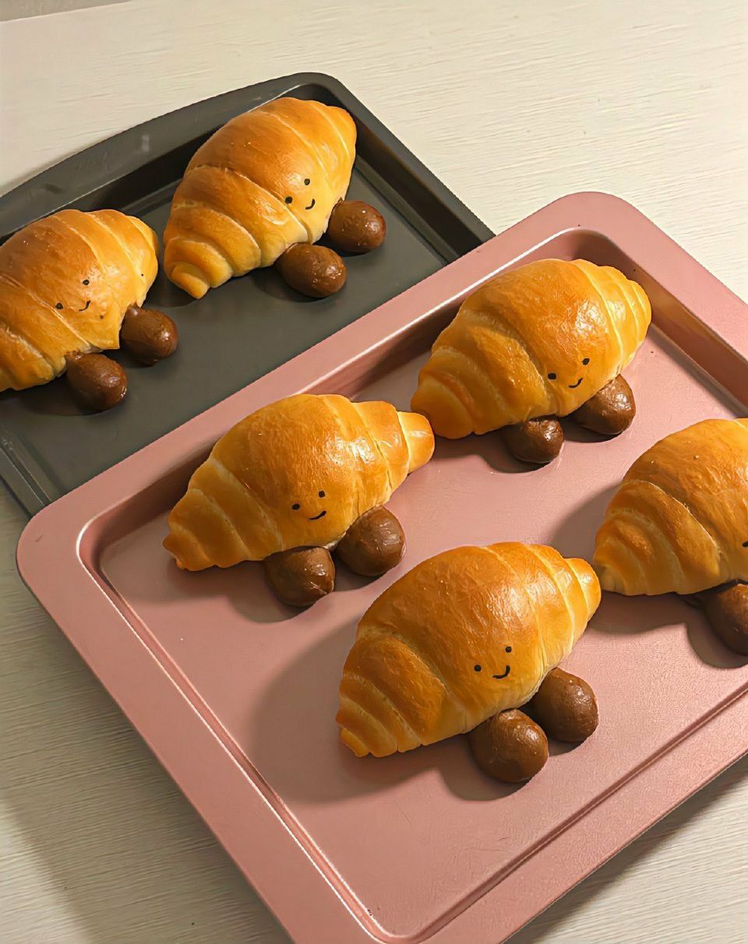
#> input picture 5.2/image.png, 748 x 944 px, shrunk from 960 x 1212 before the run, found by its file name
$ python c_invert.py
#> lines starting #> are read from the running program, lines starting #| are printed output that depends on the picture
from PIL import Image

img_bread = Image.open("5.2/image.png").load()
img_output = Image.open("5.2/image.png")
#> img_output is the input picture: PIL image 748x944 RGB; mean R, G, B 171.9, 130.7, 95.1

width = img_output.width
#> width = 748
height = img_output.height
#> height = 944

for x in range(width):
    for y in range(height):
        r = img_bread[x,y][0]
        g = img_bread[x,y][1]
        b = img_bread[x,y][2]

        img_output.putpixel((x,y),((255-r),(255-g),(255-b)))
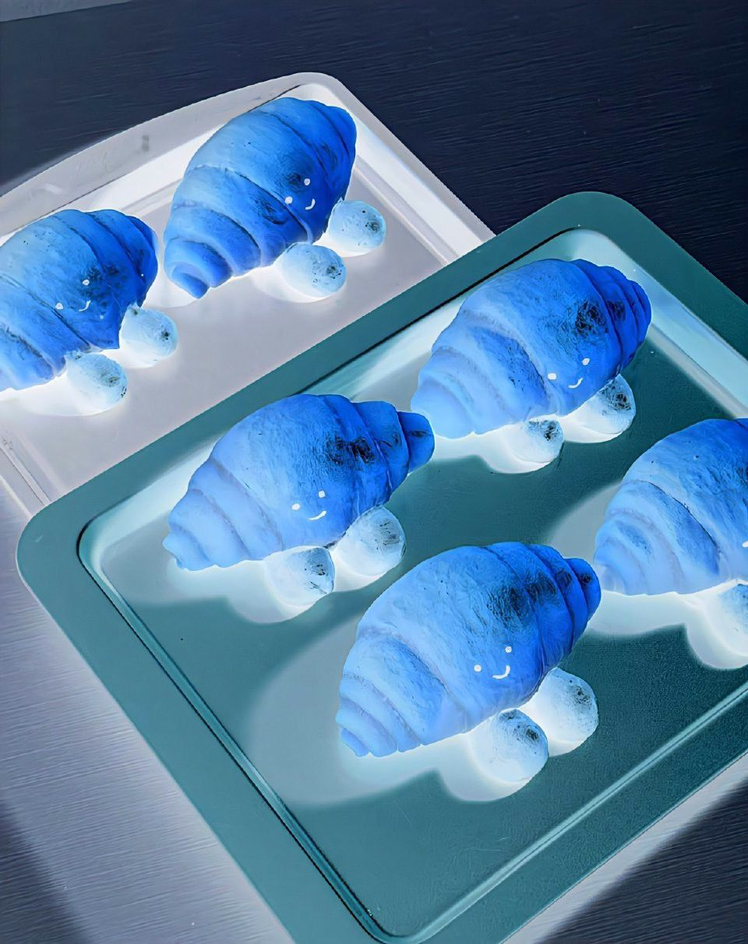
#> img_output: PIL image 748x944 RGB; mean R, G, B 83.1, 124.3, 159.9
img_output.save("5.2/weird.png","png")

$ run again, with 5.2/beach.png copied over 5.2/image.png
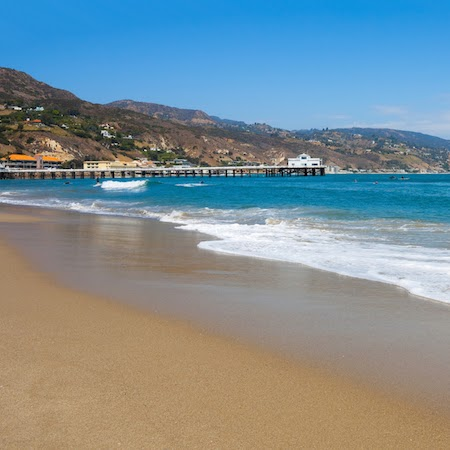
#> input picture 5.2/beach.png, 450 x 450 px, found by its file name
#> img_output is the input picture: PIL image 450x450 RGB; mean R, G, B 124.8, 142.9, 150
#> after the loop `for x in range(width):`:
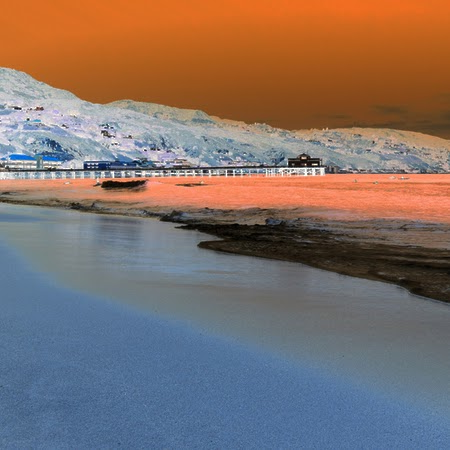
#> img_output: PIL image 450x450 RGB; mean R, G, B 130.2, 112.1, 105

$ run again, with 5.2/i.png copied over 5.2/image.png
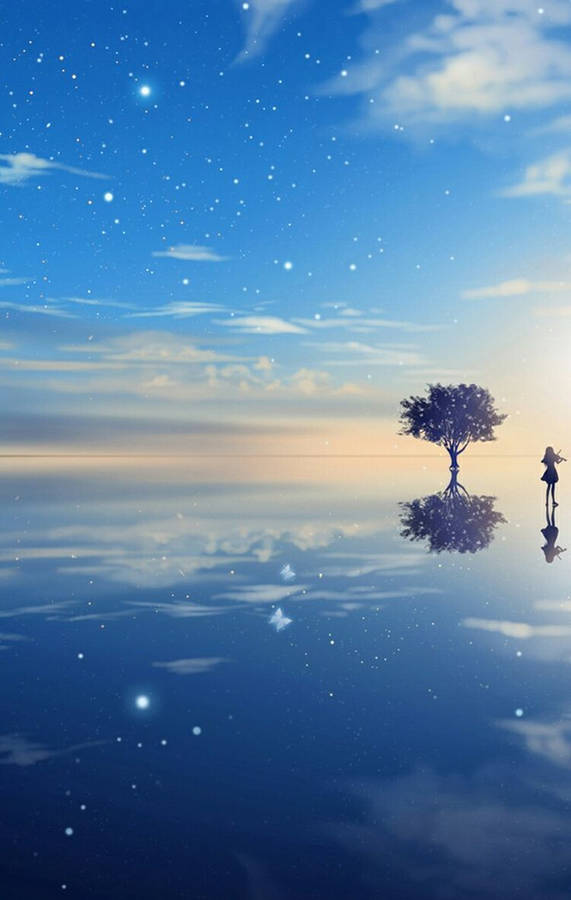
#> input picture 5.2/i.png, 571 x 900 px, found by its file name
#> img_output is the input picture: PIL image 571x900 RGB; mean R, G, B 88.8, 128, 166.4
#> after the loop `for x in range(width):`:
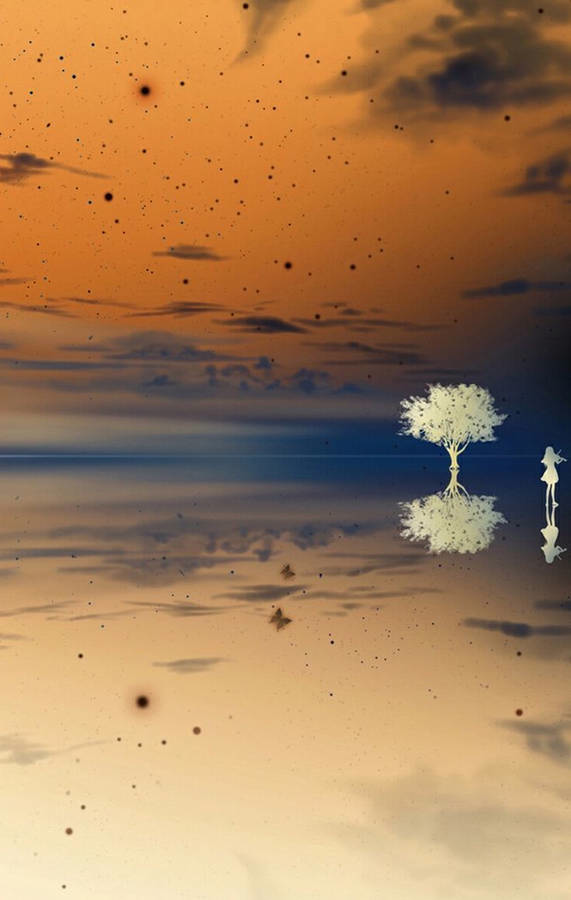
#> img_output: PIL image 571x900 RGB; mean R, G, B 166.2, 127, 88.6
